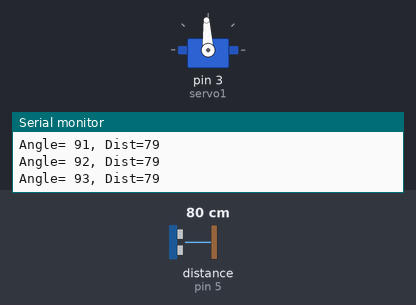
This sketch was run on a simulated Arduino Uno, built with avr-gcc and run on an emulated ATmega328P. Shown: servo, the last lines printed to the serial monitor. Wiring (inferred from the names in the program): ultrasonic range finder: trigger pin 6; echo pin 5. Inputs (shaded band) come from the test bench; at power-on: distance to the obstacle (sensor on pin 5) 80 cm. The echo pulse lasts 58.3 µs per cm.

Above: at 1.2 s.
1.3 s: distance to the obstacle (sensor on pin 5) set to 120 cm
At 5.08 s:
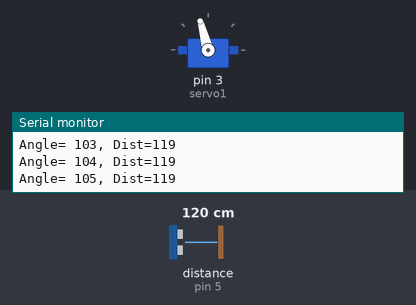
At 14.9 s:
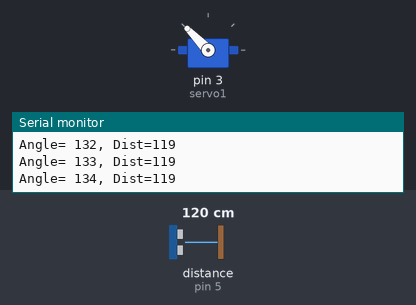
Timing chart, 0 to 35.3 s (numbered marks = the images above; inputs shaded):
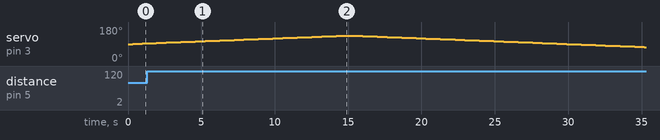

Measured:
- by itself, servo on pin 3 (servo1): rises from 94° to 134° in 12.9 s, then falls to 74° in 20.7 s

The sketch:

ScanDistance.ino
```cpp
#include <Servo.h>

//Define pins for the sensor
#define trigPin 6
#define echoPin 5

Servo servo1;

int pos1 = 0;
int cpos = 90;

int minp = 45;
int maxp = 135;

void setup() {

  servo1.attach(3);
  pinMode(trigPin, OUTPUT);
  pinMode(echoPin, INPUT);

  Serial.begin(9600);
  Serial.println("Ready");
  servo1.write(cpos);
}

void loop() {


  for(pos1 = cpos; pos1 < maxp; pos1++){
    servo1.write(pos1);
    long dist1 = getDist();
    long dist2 = getDist();
    long dist3 = getDist();
    long dist4 = getDist();
    long distance = (dist1 + dist2 + dist3 + dist4) / 4;
    Serial.print("Angle= ");
    Serial.print(pos1);
    Serial.print(", Dist=");
    Serial.println(distance);
    cpos = pos1;
    delay(300);
  }
  delay(500);
  for(pos1 = cpos; pos1  > minp; pos1--){
    servo1.write(pos1);
    long dist1 = getDist();
    long dist2 = getDist();
    long dist3 = getDist();
    long dist4 = getDist();
    long distance = (dist1 + dist2 + dist3 + dist4) / 4;
    Serial.print("Angle= ");
    Serial.print(pos1);
    Serial.print(", Dist=");
    Serial.println(distance);
    cpos = pos1;
    delay(300);
  }

}

long getDist(){
  long duration, distance;
  digitalWrite(trigPin, LOW);  // Added this line
  delayMicroseconds(2); // Added this line
  digitalWrite(trigPin, HIGH);
  delayMicroseconds(10); // Added this line
  digitalWrite(trigPin, LOW);
  duration = pulseIn(echoPin, HIGH);
  distance = (duration/2) / 29.1;

  return distance;
}
```
